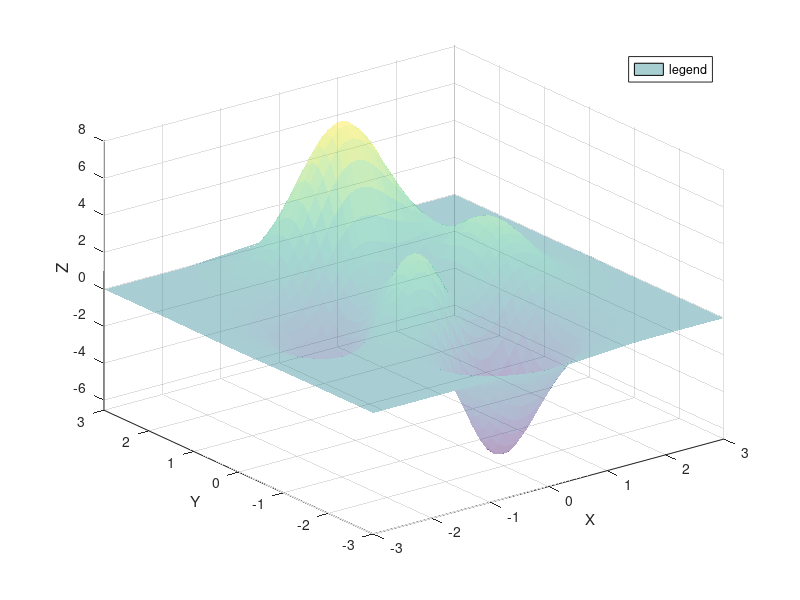

MATLAB code to generate this figure: (Note: this script raises an error after producing the figure.)
%% Preamble -- not to appear in userguide
hfig = figure;
set(hfig,'units','centimeters','NumberTitle','off','Name','ex14');
pos = get(hfig,'position');
set(hfig,'position',[pos(1:2),8,6]);
%% Everything below appears in userguide
peaks;
hs = get(gca,'children');
set(hs,'facealpha',0.4,'edgealpha',0.4);
hl=legend('legend');
set(hl,'location','northeast');
xlabel('X','userdata','matlabfrag:$\mathrm X$');
ylabel('Y','userdata','matlabfrag:$\mathbf Y$');
zlabel('Z','fontsize',12,'userdata','matlabfrag:$\mathcal Z$')
matlabfrag('graphics/ex14','renderer','opengl','dpi',720);
%% The following is excluded from userguide